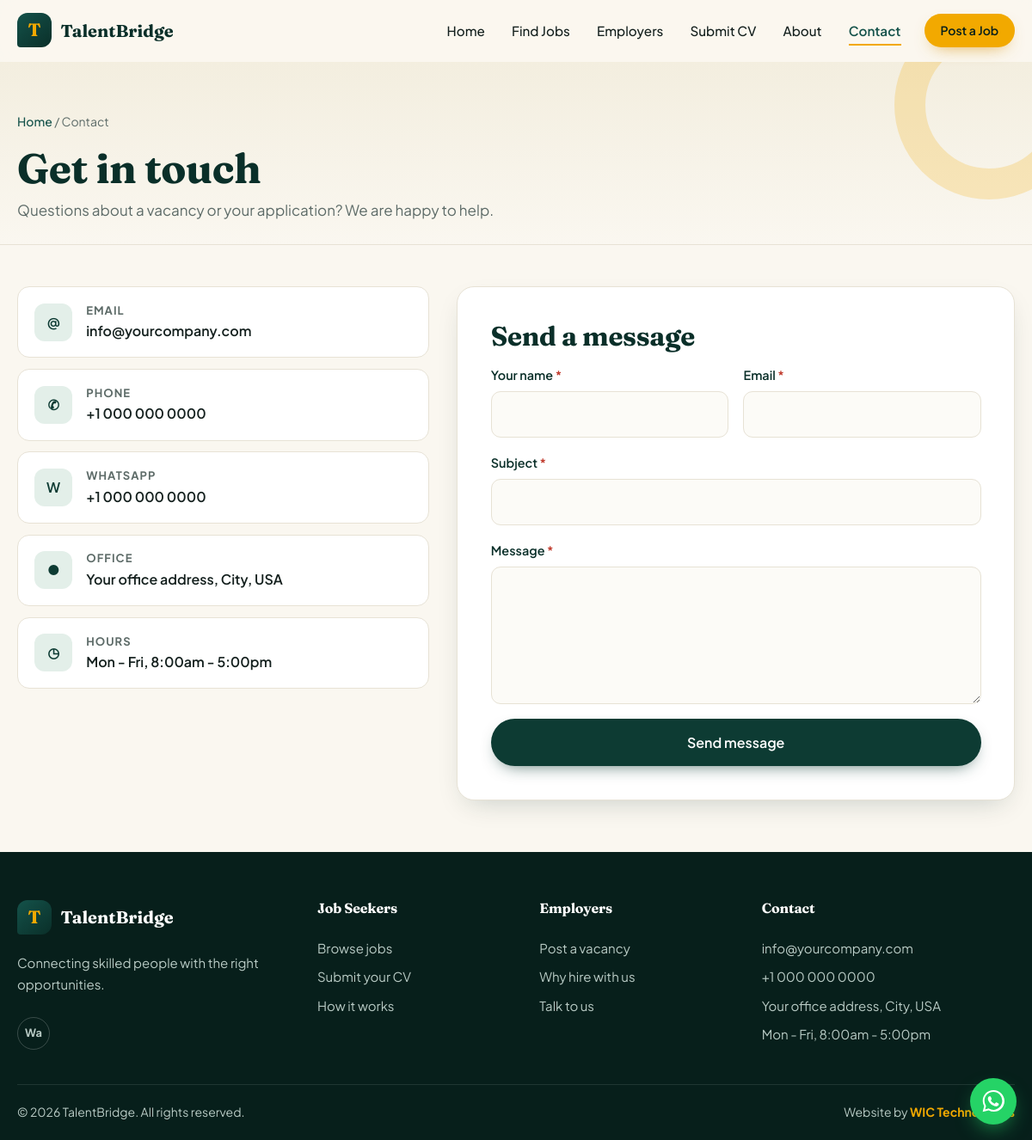
The app's page /contact with its own data.
### tables this page shows
CREATE TABLE settings (
    key   TEXT PRIMARY KEY,
    value TEXT NOT NULL DEFAULT ''
);

### app.py (the view, shortened to what this page needs)
@app.route("/contact", methods=["GET", "POST"])
def contact():
    return render_template("contact.html")

### app.py (called while the page is built)
def get_db():
    if "db" not in g:
        g.db = sqlite3.connect(DB_PATH)
        g.db.row_factory = sqlite3.Row
        g.db.execute("PRAGMA foreign_keys = ON")
    return g.db

def csrf_token():
    if "_csrf" not in session:
        session["_csrf"] = secrets.token_hex(16)
    return session["_csrf"]

@app.before_request
def csrf_protect():
    if request.method == "POST":
        sent = request.form.get("_csrf", "")
        if not sent or not secrets.compare_digest(sent, session.get("_csrf", "")):
            abort(400, "Your session expired. Please go back, refresh the page and try again.")

def get_settings():
    rows = get_db().execute("SELECT key, value FROM settings").fetchall()
    data = dict(DEFAULT_SETTINGS)
    data.update({r["key"]: r["value"] for r in rows})
    return data

@app.context_processor
def inject_globals():
    s = get_settings()
    wa = re.sub(r"\D", "", s.get("whatsapp", ""))
    return {
        "site": s,
        "wa_number": wa,
        "csrf_token": csrf_token,
        "year": datetime.now().year,
        "categories": CATEGORIES,
        "job_types": JOB_TYPES,
        "app_statuses": APP_STATUSES,
    }

@app.after_request
def security_headers(resp):
    resp.headers.setdefault("X-Content-Type-Options", "nosniff")
    resp.headers.setdefault("X-Frame-Options", "SAMEORIGIN")
    resp.headers.setdefault("Referrer-Policy", "strict-origin-when-cross-origin")
    if request.path.startswith("/admin"):
        resp.headers["Cache-Control"] = "no-store"
    return resp

### templates/contact.html (shortened to what this page needs)
{% extends "base.html" %}
{% block content %}
<section class="page-head">
  <div class="wrap">
    <p class="crumbs"><a href="{{ url_for('index') }}">Home</a> / Contact</p>
    <h1 class="reveal">Get in touch</h1>
    <p class="lead reveal" style="--d:80ms">Questions about a vacancy or your application? We are happy to help.</p>
  </div>
</section>
<section class="section tight">
  <div class="wrap contact-grid">
    <div class="contact-info reveal">
      <div class="info-item"><span class="i-ico">@</span><div><b>Email</b><a href="mailto:{{ site.email }}">{{ site.email }}</a></div></div>
      <div class="info-item"><span class="i-ico">&#9990;</span><div><b>Phone</b><a href="tel:{{ site.phone|replace(' ', '') }}">{{ site.phone }}</a></div></div>
      {% if wa_number %}<div class="info-item"><span class="i-ico">W</span><div><b>WhatsApp</b><a href="https://wa.me/{{ wa_number }}" target="_blank" rel="noopener">{{ site.whatsapp }}</a></div></div>{% endif %}
      <div class="info-item"><span class="i-ico">&#9679;</span><div><b>Office</b><span>{{ site.address }}</span></div></div>
      <div class="info-item"><span class="i-ico">&#9719;</span><div><b>Hours</b><span>{{ site.hours }}</span></div></div>
    </div>
    <div class="form-card reveal" style="--d:120ms" id="form">
      <h2>Send a message</h2>
      <form method="post" class="form">
        <div class="field-row">
          <div class="field"><label for="name">Your name <em>*</em></label><input id="name" name="name" required autocomplete="name"></div>
          <div class="field"><label for="email">Email <em>*</em></label><input id="email" name="email" type="email" required autocomplete="email"></div>
        </div>
        <div class="field"><label for="subject">Subject <em>*</em></label><input id="subject" name="subject" required></div>
        <div class="field"><label for="message">Message <em>*</em></label><textarea id="message" name="message" rows="5" required></textarea></div>
        <button class="btn btn-primary btn-lg" type="submit">Send message</button>
      </form>
    </div>
  </div>
</section>
{% endblock %}

### templates/base.html (shortened to what this page needs)
<!DOCTYPE html>
<html lang="en">
<head>
  <link rel="stylesheet" href="{{ url_for('static', filename='css/style.css') }}">
</head>
<body>
  <header class="nav" id="nav">
    <div class="wrap nav-inner">
      <a href="{{ url_for('index') }}" class="brand" aria-label="{{ site.site_name }} home">
        {% if site.logo %}
          <img src="{{ url_for('static', filename='uploads/' ~ site.logo) }}" alt="{{ site.site_name }} logo" class="brand-img">
        {% else %}
          <span class="brand-mark" aria-hidden="true">{{ site.site_name[:1] }}</span>
        {% endif %}
        <span class="brand-name">{{ site.site_name }}</span>
      </a>
      <nav class="menu" id="menu" aria-label="Main">
        <a href="{{ url_for('index') }}" class="{{ 'active' if request.endpoint == 'index' }}">Home</a>
        <a href="{{ url_for('jobs') }}" class="{{ 'active' if request.endpoint in ('jobs','job_detail') }}">Find Jobs</a>
        <a href="{{ url_for('employers') }}" class="{{ 'active' if request.endpoint == 'employers' }}">Employers</a>
        <a href="{{ url_for('submit_cv') }}" class="{{ 'active' if request.endpoint == 'submit_cv' }}">Submit CV</a>
        <a href="{{ url_for('about') }}" class="{{ 'active' if request.endpoint == 'about' }}">About</a>
        <a href="{{ url_for('contact') }}" class="{{ 'active' if request.endpoint == 'contact' }}">Contact</a>
        <a href="{{ url_for('employers') }}#form" class="btn btn-gold btn-sm menu-cta">Post a Job</a>
      </nav>
    </div>
  </header>
  <main>
    {% block content %}{% endblock %}
  </main>
  <footer class="footer">
    <div class="wrap footer-grid">
      <div class="footer-col about-col">
        <a href="{{ url_for('index') }}" class="brand brand-light">
          {% if site.logo %}
            <img src="{{ url_for('static', filename='uploads/' ~ site.logo) }}" alt="" class="brand-img">
          {% else %}
            <span class="brand-mark" aria-hidden="true">{{ site.site_name[:1] }}</span>
          {% endif %}
          <span class="brand-name">{{ site.site_name }}</span>
        </a>
        <p>{{ site.tagline }}.</p>
        <div class="socials">
          {% if wa_number %}<a href="https://wa.me/{{ wa_number }}" target="_blank" rel="noopener" aria-label="WhatsApp">Wa</a>{% endif %}
        </div>
      </div>
      <div class="footer-col">
        <h4>Job Seekers</h4>
        <a href="{{ url_for('jobs') }}">Browse jobs</a>
        <a href="{{ url_for('submit_cv') }}">Submit your CV</a>
        <a href="{{ url_for('about') }}">How it works</a>
      </div>
      <div class="footer-col">
        <h4>Employers</h4>
        <a href="{{ url_for('employers') }}">Post a vacancy</a>
        <a href="{{ url_for('employers') }}#why">Why hire with us</a>
        <a href="{{ url_for('contact') }}">Talk to us</a>
      </div>
      <div class="footer-col">
        <h4>Contact</h4>
        <a href="mailto:{{ site.email }}">{{ site.email }}</a>
        <a href="tel:{{ site.phone|replace(' ', '') }}">{{ site.phone }}</a>
        <span>{{ site.address }}</span>
        <span>{{ site.hours }}</span>
      </div>
    </div>
    <div class="wrap footer-bottom">
      <span>&copy; {{ year }} {{ site.site_name }}. All rights reserved.</span>
      <span>Website by <strong>WIC Technologies</strong></span>
    </div>
  </footer>
  {% if wa_number %}
  <a class="wa-float" href="https://wa.me/{{ wa_number }}?text=Hello%2C%20I%20need%20help%20with%20a%20job%20on%20{{ site.site_name|urlencode }}"
     target="_blank" rel="noopener" aria-label="Chat on WhatsApp">
  </a>
  {% endif %}
</body>
</html>

### records on screen
settings: value "T", site_name "TalentBridge"
settings: email "info@yourcompany.com"
settings: phone "+1 000 000 0000"
settings: whatsapp "+1 000 000 0000"
settings: address "Your office address, City, USA"
settings: hours "Mon - Fri, 8:00am - 5:00pm"
settings: tagline "Connecting skilled people with the right opportunities"
